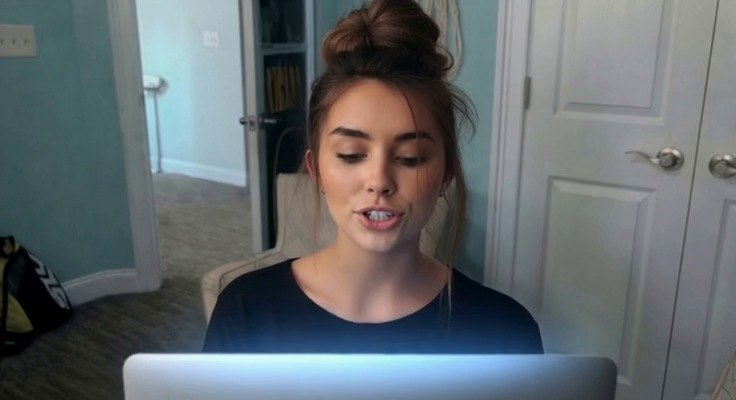
#> input picture tests/fixtures/house-wall-ascii/frame.jpg, 736 x 400 px
$ python -i motion_vision.py   (imports and definitions only)
#> lines starting #> are read from the running program, lines starting #| are printed output that depends on the picture
"""Low-res motion vision for analysis — ghosts + heading, not face ID.

the User (2026-07-24): smooth video scan at ~30 fps low-res for analysis;
snaps/facefind only on unknown bodies. Motion ghosts show heading
(enter vs leave / room transit direction).

Parse law: several frames during a pan = **camera movement** (ego-motion),
NOT multiple bodies. Trails must not invent headcount from smear.

Uses the sole-owner ring buffer frames (already JPEG). Does not open V4L.
"""

from __future__ import annotations

from pathlib import Path
from typing import Any


# [49 lines left out: functions decode_lowres, temporal_trail, not called in this run]


def motion_heat(frames: list[Any], base: Any | None = None) -> Any | None:
    """Max frame-to-frame absdiff as heat overlay on last (or base) frame."""
    import cv2
    import numpy as np

    if len(frames) < 2:
        return (base if base is not None else frames[0]).copy() if frames else None
    diffs = [cv2.absdiff(a, b) for a, b in zip(frames[:-1], frames[1:])]
    diffmax = np.max(np.stack(diffs, axis=0), axis=0)
    gray = cv2.cvtColor(diffmax, cv2.COLOR_BGR2GRAY)
    norm = cv2.normalize(gray, None, 0, 255, cv2.NORM_MINMAX).astype(np.uint8)
    heat = cv2.applyColorMap(norm, cv2.COLORMAP_HOT)
    bg = base if base is not None else frames[-1]
    return cv2.addWeighted(bg, 0.55, heat, 0.45, 0)


# [199 lines left out: functions heading_from_motion, annotate_heading, write_lowres_mp4, build_motion_pack, not called in this run]

>>> import cv2
>>> picture = cv2.imread('../../../tests/fixtures/house-wall-ascii/frame.jpg', cv2.IMREAD_GRAYSCALE)
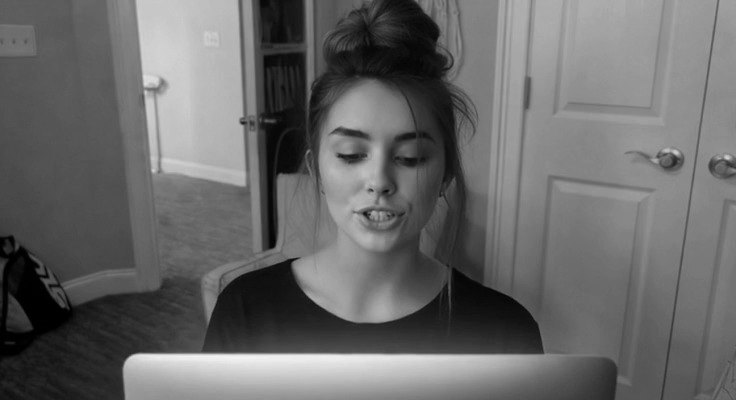
#> picture: shape (400, 736); min 0, max 244, mean 105
>>> result = motion_heat(picture)
#> in motion_heat, `diffs = [cv2.absdiff(a, b) for a, b in zip(frames[:-1], frames[1:])]`: diffs = 399 items
#> in motion_heat, `diffmax = np.max(np.stack(diffs, axis=0), axis=0)`: diffmax = 736 values, max 85 at index 295, min 6 at index 688, mean 40.88
#> (the run stopped early here; a loop or call above may not have finished)
